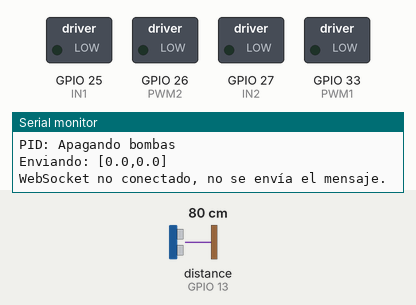
A sketch run on a simulated ESP32. Shown: switched loads named in the sketch (green lamp = pin HIGH), the last lines printed to the serial monitor. Wiring (inferred from the names in the program): ultrasonic range finder: trigger GPIO 14; echo GPIO 13. The test bench sets the inputs (shaded band); at power-on: distance to the obstacle (sensor on GPIO 13) 80 cm. The echo pulse lasts 58.3 µs per cm; WiFi joins after 1.5 s; servers stay silent unless stated; pins used as bus, display or sensor lines are not drawn.

Above: at 2.7 s.
2.8 s: distance to the obstacle (sensor on GPIO 13) set to 18 cm
At 3.02 s:
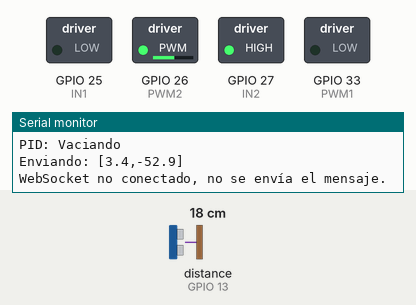
5.8 s: distance to the obstacle (sensor on GPIO 13) set to 120 cm
At 6.4 s:
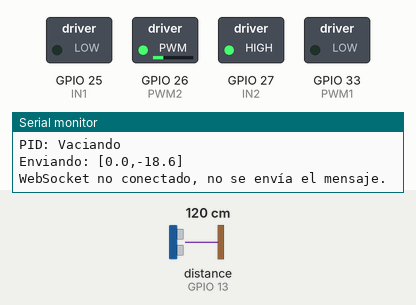
7.4 s: distance to the obstacle (sensor on GPIO 13) set to 2 cm
At 8.5 s:
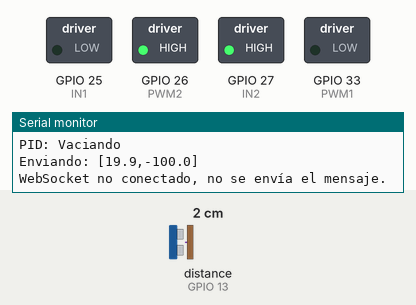
Timing chart, 0 to 10.4 s (numbered marks = the images above; inputs shaded):
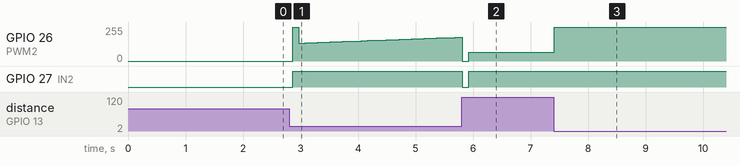

Measured:
- after the input at 2.8 s, GPIO 26 (PWM2): 0/255 → 255/255 after 0.06 s, → 134/255 0.11 s later, → 136/255 0.11 s later, → 138/255 0.11 s later, … (27 changes in this stretch); GPIO 27 (IN2): LOW → HIGH after 0.06 s
- after the input at 5.8 s, GPIO 27 (IN2): HIGH → LOW at once, → HIGH 0.12 s later
- after the input at 7.4 s, GPIO 26 (PWM2): 65/255 → 255/255 at once

The sketch:

LevelSense.ino
```cpp
#include <WiFi.h>
#include <WebSocketsClient.h>

// Configuración de la red WiFi
const char* ssid = "JUANET";
const char* password = "5241856500";

// Configuración del servidor WebSocket
const char* websocket_server = "192.168.0.101";
const uint16_t websocket_port = 8765;

WebSocketsClient webSocket;

// Sensor ultrasónico
#define TRIGGER_PIN 14
#define ECHO_PIN    13

// Puente H
#define IN1     25
#define IN2     27
#define PWM1    33
#define PWM2    26
//NIVEL MINIMO DE LA BOMBA DE LLENADO ES 65 PWM.
// NIVEL MINIMO DE LA BOMBA DE VACIADO ES 60 PWM.
// Variables del sistema
float containerHeight = 22.0;   // Altura máxima del recipiente (cm)
float containerDiameter = 10.0; // Diámetro del recipiente (cm)
float waterLevel = 0.0;         // Nivel actual del líquido (cm)
float setpoint = 0.0;          // Nivel deseado del líquido (cm)
float hysteresis = 1.0;         // Histeresis
float power=0.0; // potencia de los motores


// Variables del sensor ultrasónico
long duration;
float distance;

// --- PID ---
float Kp = 0.15;
float Ki = 0.02;
float Kd = 0.05;
float integral = 0.0;
float prev_error = 0.0;
unsigned long last_time = 0;
int bomba_estado = 0; // 0=apagada, 1=llenando, -1=vaciando

// ==== Función de conexión WiFi ====
void connectToWiFi() {
  Serial.print("Conectando a WiFi: ");
  Serial.println(ssid);
  WiFi.begin(ssid, password);
  while (WiFi.status() != WL_CONNECTED) {
    delay(500);
    Serial.print(".");
  }
  Serial.println();
  Serial.print("Conectado! IP: ");
  Serial.println(WiFi.localIP());
}

// ==== Función de conexión WebSocket ====
void connectToWebSocket() {
  webSocket.begin(websocket_server, websocket_port, "/");
  webSocket.setReconnectInterval(5000);
  webSocket.onEvent(webSocketEvent);
}

// ==== Función de lectura del sensor ultrasónico ====
void readUltrasonicSensor() {
  digitalWrite(TRIGGER_PIN, LOW);
  delayMicroseconds(2);
  digitalWrite(TRIGGER_PIN, HIGH);
  delayMicroseconds(10);
  digitalWrite(TRIGGER_PIN, LOW);

  duration = pulseIn(ECHO_PIN, HIGH);
  distance = duration * 0.034 / 2;  // Convertir duración a distancia en cm

  // Calcular la altura del líquido en el contenedor
  waterLevel = containerHeight - distance*1.04;
  if (waterLevel < 0) waterLevel = 0;  // Asegurarse de que no sea negativo
  if (waterLevel > containerHeight) waterLevel = containerHeight;  // Limitar al máximo

  Serial.print("Distancia medida: ");
  Serial.print(distance);
  Serial.println(" cm");

  Serial.print("Altura del líquido: ");
  Serial.print(waterLevel);
  Serial.println(" cm");
}

void controlMotors() {
  float error = setpoint - waterLevel;
  unsigned long now = millis();
  float dt = 0.1; // 100 ms en segundos

  // Integral y derivada
  integral += error * dt;
  float derivative = (error - prev_error) / dt;

  // Ley de control PID
  float u = Kp * error + Ki * integral + Kd * derivative;

  // Saturación de la señal de control
  if (u > 1.0) u = 1.0;
  if (u < -1.0) u = -1.0;

  // --- HISTERESIS ---
  float upper = setpoint + hysteresis / 2.0;
  float lower = setpoint - hysteresis / 2.0;

  if (waterLevel < lower) {
    bomba_estado = 1; // Llenar
  } else if (waterLevel > upper) {
    bomba_estado = -1; // Vaciar
  } // Si está dentro de la banda, mantiene el último estado

  if (bomba_estado == 1 && u > 0.01) {
    // Llenar
    int pwm = (int)(u * 255.0);
    if (pwm < 65) pwm = 65;
    if (pwm > 255) pwm = 255;
    digitalWrite(IN1, HIGH);
    digitalWrite(IN2, LOW);
    analogWrite(PWM1, pwm);
    analogWrite(PWM2, 0);
    power = u * 100.0;
    Serial.println("PID: Llenando");
  } else if (bomba_estado == -1 && u < -0.01) {
    // Vaciar
    int pwm = (int)(-u * 255.0);
    if (pwm < 65) pwm = 65;
    if (pwm > 255) pwm = 255;
    digitalWrite(IN1, LOW);
    digitalWrite(IN2, HIGH);
    analogWrite(PWM1, 0);
    analogWrite(PWM2, pwm);
    power = u * 100.0;
    Serial.println("PID: Vaciando");
  } else {
    // Apagar ambas bombas
    digitalWrite(IN1, LOW);
    digitalWrite(IN2, LOW);
    analogWrite(PWM1, 0);
    analogWrite(PWM2, 0);
    power = 0;
    Serial.println("PID: Apagando bombas");
  }

  prev_error = error;
}

// ==== Manejo de eventos del WebSocket ====
void webSocketEvent(WStype_t type, uint8_t * payload, size_t length) {
  String msg = String((char*)payload);
  switch(type) {
    case WStype_DISCONNECTED:
      Serial.println("Desconectado del WebSocket!");
      break;
    case WStype_CONNECTED:
      Serial.println("Conectado al WebSocket!");
      webSocket.sendTXT("ESP32 conectado");
      break;
    case WStype_TEXT:
      Serial.print("Mensaje recibido: ");
      Serial.println(msg);

      // Manejar mensaje de configuración (c:<altura>,<diámetro>)
      if (msg.startsWith("c:")) {
        String configStr = msg.substring(2); // Extraer el valor después de "c:"
        int commaIndex = configStr.indexOf(",");
        if (commaIndex != -1) {
          String heightStr = configStr.substring(0, commaIndex);
          String diameterStr = configStr.substring(commaIndex + 1);

          // Actualizar dimensiones sin validación adicional
          containerHeight = heightStr.toFloat();
          containerDiameter = diameterStr.toFloat();
          Serial.print("Nueva altura máxima: ");
          Serial.println(containerHeight);
          Serial.print("Nuevo diámetro: ");
          Serial.println(containerDiameter);
        } else {
          Serial.println("Error: Formato de configuración inválido. Use c:<altura>,<diámetro>");
        }
      }

      // Manejar mensaje de setpoint (s:<altura>)
      if (msg.startsWith("s:")) {
        String setpointStr = msg.substring(2); // Extraer el valor después de "s:"
        setpoint = setpointStr.toFloat();      // Actualizar el setpoint
        Serial.print("Nuevo setpoint recibido: ");
        Serial.println(setpoint);
      }
      break;
    case WStype_ERROR:
      Serial.println("Error en el WebSocket");
      break;
    default:
      break;
  }
}

void setup() {
  Serial.begin(115200);

  // Configurar pines del sensor ultrasónico
  pinMode(TRIGGER_PIN, OUTPUT);
  pinMode(ECHO_PIN, INPUT);

  // Configurar pines de las bombas
  pinMode(IN1, OUTPUT);
  pinMode(IN2, OUTPUT);
  pinMode(PWM1, OUTPUT);
  pinMode(PWM2, OUTPUT);

  // Conectar a WiFi y WebSocket
  connectToWiFi();
  connectToWebSocket();

  // Establecer el setpoint por defecto
  setpoint = 0.0;
  Serial.print("Setpoint inicial: ");
  Serial.println(setpoint);
}

void loop() {
  if (WiFi.status() != WL_CONNECTED) {
    Serial.println("WiFi desconectado. Reintentando...");
    connectToWiFi();
  }
  webSocket.loop();

  // Leer el sensor ultrasónico
  readUltrasonicSensor();

  // Controlar las bombas
  controlMotors();

  // Enviar datos al servidor WebSocket
  //float mappedOutput = 255 / 255.0 * 100.0; // Mapear output de -255 a 255 a -100 a 100
  String mensaje = "[" + String(waterLevel, 1) + "," + String(power, 1) + "]";
  Serial.print("Enviando: ");
  Serial.println(mensaje);
  if (webSocket.isConnected()) {
    webSocket.sendTXT(mensaje);
  } else {
    Serial.println("WebSocket no conectado, no se envía el mensaje.");
  }

  delay(100);  // Ejecutar el control cada 100 ms
}
```
